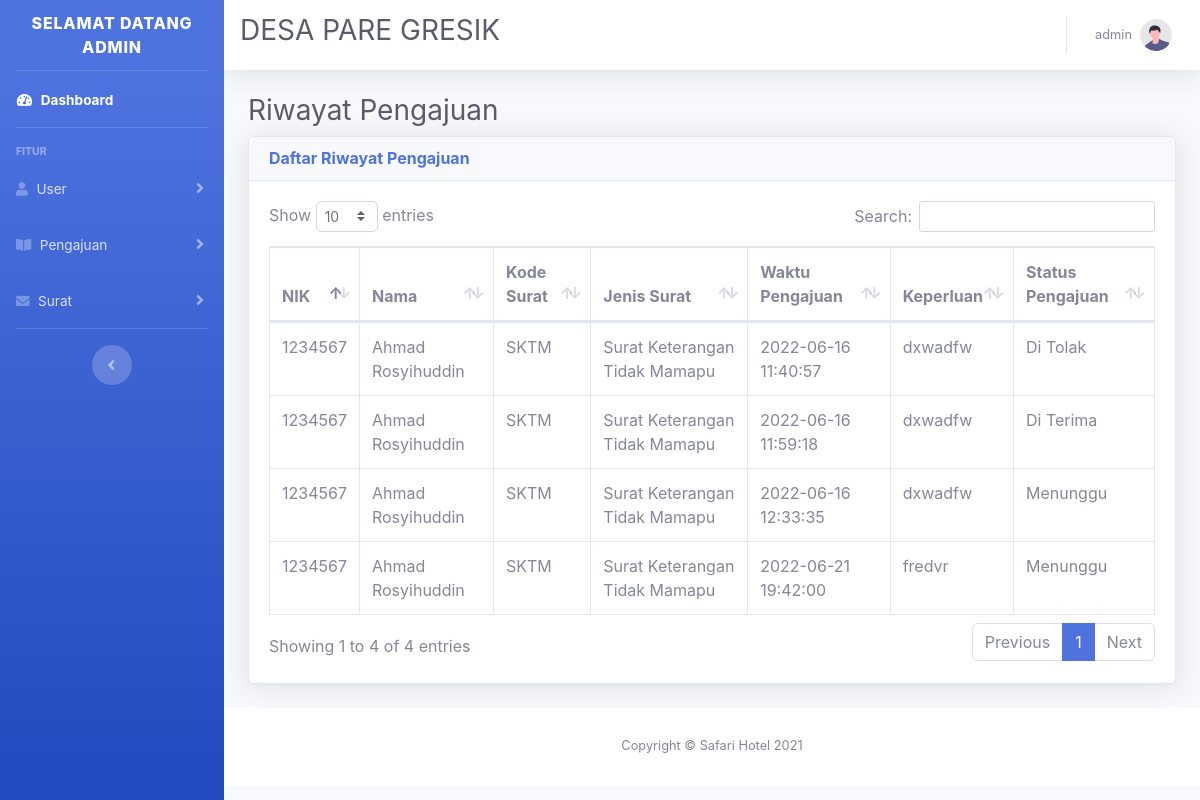
/admin/semua_pengajuan.php (signed in), run on the app's committed database.
### tables this page shows
CREATE TABLE `tb_user` (
  `nik` varchar(100) NOT NULL,
  `username` varchar(100) DEFAULT NULL,
  `password` varchar(100) NOT NULL,
  `nama_user` varchar(100) NOT NULL,
  `rt` char(10) DEFAULT NULL,
  `rw` char(10) DEFAULT NULL,
  `role_user` enum('Warga','Admin') NOT NULL
);

CREATE TABLE `tb_pengajuan` (
  `id_pengajuan` int(11) NOT NULL,
  `nik` varchar(100) DEFAULT NULL,
  `kode_surat` varchar(5) DEFAULT NULL,
  `tgl_pengajuan` datetime DEFAULT NULL,
  `keperluan` varchar(200) DEFAULT NULL,
  `jenis_pengajuan` varchar(50) DEFAULT NULL,
  `status_pengajuan` varchar(100) DEFAULT NULL
);

CREATE TABLE `tb_surat` (
  `kode_surat` char(5) NOT NULL,
  `jenis_surat` varchar(50) NOT NULL,
  `surat_keluar` int(11) NOT NULL
);

### db/data_semua_pengajuan.php (the view)
<?php
include "../connect/koneksi.php";
$tb_pengajuan = mysqli_query($koneksi, "SELECT * FROM tb_user INNER JOIN tb_pengajuan USING(nik) INNER JOIN tb_surat USING(kode_surat)");
while ($row = mysqli_fetch_assoc($tb_pengajuan)) : ?>
    <tr>
        <td><?= $row["nik"] ?></td>
        <td><?= $row["nama_user"] ?></td>
        <td><?= $row["kode_surat"] ?></td>
        <td><?= $row["jenis_surat"] ?></td>
        <td><?= $row["tgl_pengajuan"] ?></td>
        <td><?= $row["keperluan"] ?></td>
        <td><?= $row["status_pengajuan"] ?></td>
    </tr>
<?php
endwhile;
?>

### desain/sidebar_admin.php (shortened to what this page needs)
<div id="wrapper">
    <ul class="navbar-nav bg-gradient-primary sidebar sidebar-dark accordion" id="accordionSidebar">
        <a class="sidebar-brand d-flex align-items-center justify-content-center">
            <div>Selamat Datang <?= $tb_user["nama_user"] ?></div>
        </a>
        <hr class="sidebar-divider my-0">
        <li class="nav-item active">
            <a class="nav-link" href="../admin/page_admin.php">
                <i class="fas fa-fw fa-tachometer-alt"></i>
                <span>Dashboard</span></a>
        </li>
        <hr class="sidebar-divider">
        <div class="sidebar-heading">Fitur</div>
        <li class="nav-item">
            <a class="nav-link collapsed" href="#" data-toggle="collapse" data-target="#userMenu" aria-expanded="true" aria-controls="userMenu">
                <i class="fas fa-user"></i>
                <span>User</span>
            </a>
        </li>
        <li class="nav-item">
            <a class="nav-link collapsed" href="#" data-toggle="collapse" data-target="#reservasi" aria-expanded="true" aria-controls="reservasi">
                <i class="fas fa-book-open"></i>
                <span>Pengajuan</span>
            </a>
        </li>
        <li class="nav-item">
            <a class="nav-link collapsed" href="#" data-toggle="collapse" data-target="#surat" aria-expanded="true" aria-controls="surat">
                <i class="fas fa-envelope"></i>
                <span>Surat</span>
            </a>
        </li>
        <hr class="sidebar-divider d-none d-md-block">
        <div class="text-center d-none d-md-inline">
            <button class="rounded-circle border-0" id="sidebarToggle"></button>
        </div>
    </ul>

### desain/navbar_admin.php (shortened to what this page needs)
<div id="content-wrapper" class="d-flex flex-column">
    <div id="content">
        <nav class="navbar navbar-expand navbar-light bg-white topbar mb-4 static-top shadow">
            <h1 class="h3 mb-2 text-gray-800">DESA PARE GRESIK</h1>
            <ul class="navbar-nav ml-auto">
                <li class="nav-item dropdown no-arrow">
                    <a class="nav-link dropdown-toggle" href="#" id="userDropdown" role="button" data-toggle="dropdown" aria-haspopup="true" aria-expanded="false">
                        <span class="mr-2 d-none d-lg-inline text-gray-600 small"><?= $tb_user["nik"] ?></span>
                        <img class="img-profile rounded-circle" src="../img/undraw_profile.svg">
                    </a>
                </li>
            </ul>
        </nav>

### data on the page
tb_user: nama_user "ADMIN", nik "admin"
tb_pengajuan: nik.nik "1234567", nik.nama_user "Ahmad Rosyihuddin", kode_surat "SKTM", kode_surat.jenis_surat "Surat Keterangan Tidak Mamapu", tgl_pengajuan "2022-06-16 11:40:57", keperluan "dxwadfw", status_pengajuan "Di Tolak"
tb_pengajuan: nik.nik "1234567", nik.nama_user "Ahmad Rosyihuddin", kode_surat "SKTM", kode_surat.jenis_surat "Surat Keterangan Tidak Mamapu", tgl_pengajuan "2022-06-16 11:59:18", keperluan "dxwadfw", status_pengajuan "Di Terima"
tb_pengajuan: nik.nik "1234567", nik.nama_user "Ahmad Rosyihuddin", kode_surat "SKTM", kode_surat.jenis_surat "Surat Keterangan Tidak Mamapu", tgl_pengajuan "2022-06-16 12:33:35", keperluan "dxwadfw", status_pengajuan "Menunggu"
tb_pengajuan: nik.nik "1234567", nik.nama_user "Ahmad Rosyihuddin", kode_surat "SKTM", kode_surat.jenis_surat "Surat Keterangan Tidak Mamapu", tgl_pengajuan "2022-06-21 19:42:00", keperluan "fredvr", status_pengajuan "Menunggu"
